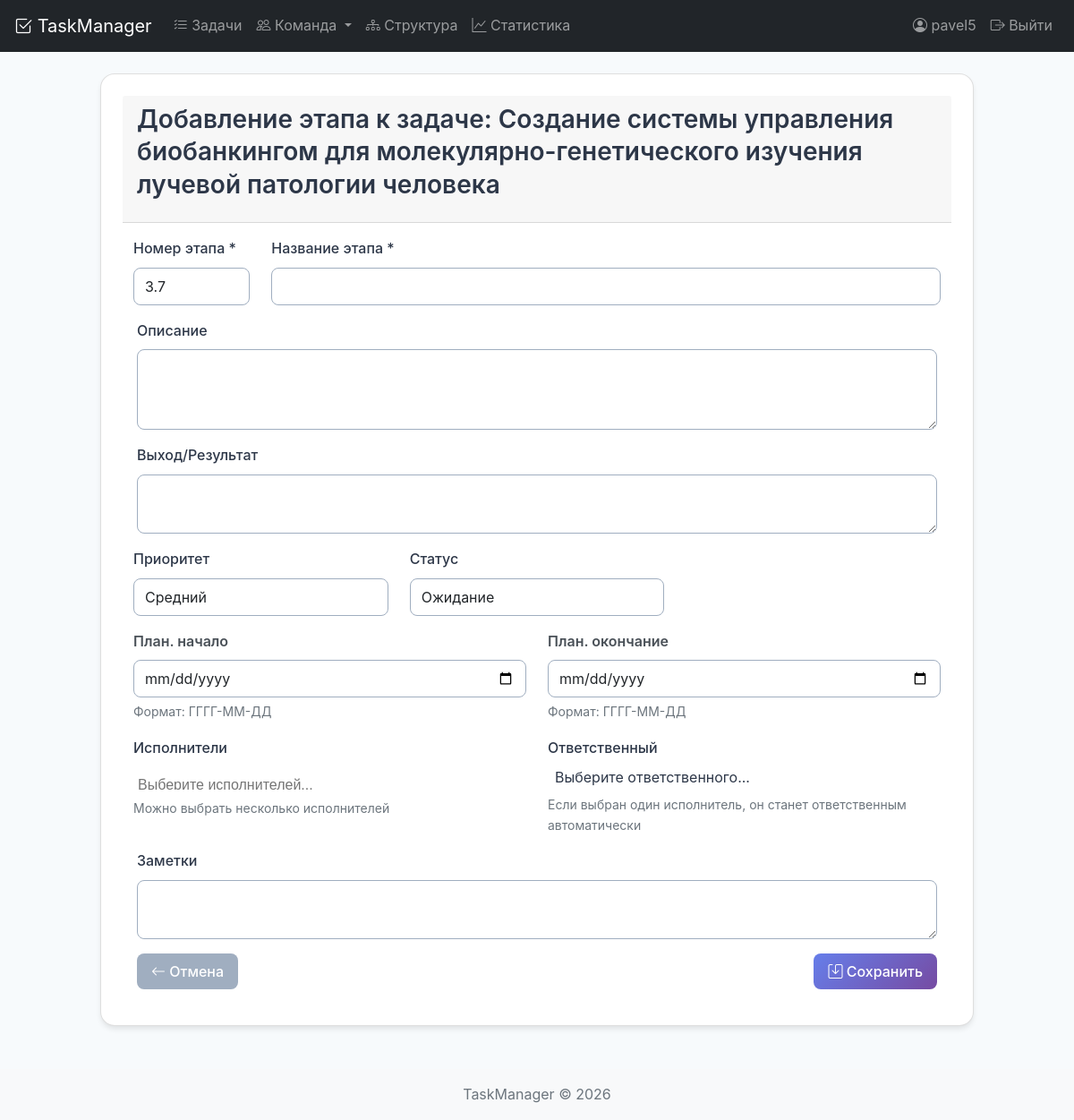
The page /task/1/subtask/create/ (signed in) on the database its author committed.
### tasks/models.py (models this page shows, shortened)
class Subtask(models.Model):
    PRIORITY_CHOICES = [
        ('low', 'Низкий'),
        ('medium', 'Средний'),
        ('high', 'Высокий'),
        ('critical', 'Критический'),
    ]
    task = models.ForeignKey(
        Task,
        on_delete=models.CASCADE,
        verbose_name='Основная задача',
        related_name='subtasks'
    )
    stage_number = models.CharField('Номер этапа', max_length=10)  # Изменено на CharField
    title = models.CharField('Название этапа', max_length=200)
    description = models.TextField('Описание', blank=True, null=True)
    output = models.TextField('Выход/Результат', blank=True, null=True)
    priority = models.CharField(
        'Приоритет',
        max_length=20,
        choices=PRIORITY_CHOICES,
        default='medium'
    )
    performers = models.ManyToManyField(
        Employee,
        verbose_name='Исполнители',
        related_name='subtasks',
        blank=True
    )
    responsible = models.ForeignKey(
        Employee,
        on_delete=models.SET_NULL,
        verbose_name='Ответственный',
        related_name='responsible_subtasks',
        null=True,
        blank=True
    )
    planned_start = models.DateTimeField('Планируемое начало', null=True, blank=True)
    planned_end = models.DateTimeField('Планируемое окончание', null=True, blank=True)
    actual_start = models.DateTimeField('Фактическое начало', null=True, blank=True)
    actual_end = models.DateTimeField('Фактическое окончание', null=True, blank=True)
    STATUS_CHOICES = [
        ('pending', 'Ожидание'),
        ('in_progress', 'В процессе'),
        ('completed', 'Завершен'),
        ('delayed', 'Задержка'),
    ]
    status = models.CharField('Статус', max_length=20, choices=STATUS_CHOICES, default='pending')
    notes = models.TextField('Заметки', blank=True, null=True)
    created_date = models.DateTimeField('Дата создания', auto_now_add=True)
    updated_date = models.DateTimeField('Дата обновления', auto_now=True)
    class Meta:
        verbose_name = 'Подзадача'
        verbose_name_plural = 'Подзадачи'
        ordering = ['stage_number']
        unique_together = ['task', 'stage_number']
        indexes = [
            models.Index(fields=['task'], name='subtask_task_idx'),
            models.Index(fields=['status'], name='subtask_status_idx'),
            models.Index(fields=['priority'], name='subtask_priority_idx'),
            models.Index(fields=['planned_end'], name='subtask_planned_end_idx'),
        ]  # Это теперь работает со строками

### tasks/views/subtask_views.py (the view)
# urls.py: path('task/<int:task_id>/subtask/create/', subtask_create, name='subtask_create'),
@login_required
def subtask_create(request, task_id):
    task = get_object_or_404(Task, id=task_id, user=request.user)
    if request.method == 'POST':
        form = SubtaskForm(request.POST, task=task)
        if form.is_valid():
            subtask = form.save(commit=False)
            subtask.task = task
            subtask.save()
            form.save_m2m()
            if subtask.performers.count() == 1 and not subtask.responsible:
                subtask.responsible = subtask.performers.first()
                subtask.save()
            messages.success(request, f'Этап {subtask.stage_number} успешно создан')
            return redirect('subtask_list', task_id=task.id)
    else:
        form = SubtaskForm(task=task)
    return render(request, 'tasks/subtask_form.html', {
        'form': form,
        'task': task,
        'title': f'Добавление этапа к задаче: {task.title}'
    })

### tasks/templates/tasks/subtask_form.html (shortened to what this page needs)
{% extends 'base.html' %}
{% load static %}
{% block extra_css %}
<link href="https://cdn.jsdelivr.net/npm/select2@4.1.0-rc.0/dist/css/select2.min.css" rel="stylesheet" />
<link href="https://cdn.jsdelivr.net/npm/select2-bootstrap-5-theme@1.3.0/dist/select2-bootstrap-5-theme.min.css" rel="stylesheet" />
{% endblock %}
{% block content %}
<div class="row justify-content-center">
    <div class="col-md-10">
        <div class="card">
            <div class="card-header">
                <h3>{{ title }}</h3>
            </div>
            <div class="card-body">
                <form method="post" novalidate>
                    <div class="row">
                        <div class="col-md-2 mb-3">
                            <label for="{{ form.stage_number.id_for_label }}" class="form-label">
                                Номер этапа *
                            </label>
                            {{ form.stage_number }}
                        </div>
                        <div class="col-md-10 mb-3">
                            <label for="{{ form.title.id_for_label }}" class="form-label">
                                Название этапа *
                            </label>
                            {{ form.title }}
                        </div>
                    </div>
                    <div class="mb-3">
                        <label for="{{ form.description.id_for_label }}" class="form-label">
                            Описание
                        </label>
                        {{ form.description }}
                    </div>
                    <div class="mb-3">
                        <label for="{{ form.output.id_for_label }}" class="form-label">
                            Выход/Результат
                        </label>
                        {{ form.output }}
                    </div>
                    <div class="row">
                        <div class="col-md-4 mb-3">
                            <label for="{{ form.priority.id_for_label }}" class="form-label">
                                Приоритет
                            </label>
                            {{ form.priority }}
                        </div>
                        <div class="col-md-4 mb-3">
                            <label for="{{ form.status.id_for_label }}" class="form-label">
                                Статус
                            </label>
                            {{ form.status }}
                        </div>
                    </div>
                    <div class="row">
                        <div class="col-md-6 mb-3 date-field">
                            <label for="{{ form.planned_start.id_for_label }}" class="form-label">
                                План. начало
                            </label>
                            {{ form.planned_start }}
                            <div class="help-text">Формат: ГГГГ-ММ-ДД</div>
                        </div>
                        <div class="col-md-6 mb-3 date-field">
                            <label for="{{ form.planned_end.id_for_label }}" class="form-label">
                                План. окончание
                            </label>
                            {{ form.planned_end }}
                            <div class="help-text">Формат: ГГГГ-ММ-ДД</div>
                        </div>
                    </div>
                    <div class="row">
                        <div class="col-md-6 mb-3">
                            <label for="{{ form.performers.id_for_label }}" class="form-label">
                                Исполнители
                            </label>
                            <div class="form-text">
                                Можно выбрать несколько исполнителей
                            </div>
                        </div>
                        <div class="col-md-6 mb-3">
                            <label for="{{ form.responsible.id_for_label }}" class="form-label">
                                Ответственный
                            </label>
                            <div class="form-text">
                                Если выбран один исполнитель, он станет ответственным автоматически
                            </div>
                        </div>
                    </div>
                    <div class="mb-3">
                        <label for="{{ form.notes.id_for_label }}" class="form-label">
                            Заметки
                        </label>
                        {{ form.notes }}
                    </div>
                    <div class="d-flex justify-content-between">
                        <a href="{% url 'subtask_list' task.id %}" class="btn btn-secondary">
                            <i class="bi bi-arrow-left"></i> Отмена
                        </a>
                        <button type="submit" class="btn btn-primary">
                            <i class="bi bi-save"></i> Сохранить
                        </button>
                    </div>
                </form>
            </div>
        </div>
    </div>
</div>
{% endblock %}

### tasks/templates/base.html (shortened to what this page needs)
<!DOCTYPE html>
{% load static %}
<html lang="ru">
<head>
    <link href="https://cdn.jsdelivr.net/npm/bootstrap@5.1.3/dist/css/bootstrap.min.css" rel="stylesheet">
    <link rel="stylesheet" href="https://cdn.jsdelivr.net/npm/bootstrap-icons@1.8.1/font/bootstrap-icons.css">
        <link href="{% static 'css/style.css' %}" rel="stylesheet">
    <link href="{% static 'css/style.css' %}" rel="stylesheet">
    {% block extra_css %}{% endblock %}
</head>
<body>
    <nav class="navbar navbar-expand-lg navbar-dark bg-dark">
        <div class="container">
            <a class="navbar-brand" href="{% url 'task_list' %}">
                <i class="bi bi-check2-square"></i> TaskManager
            </a>
            <div class="collapse navbar-collapse" id="navbarNav">
                <ul class="navbar-nav me-auto">
                    <li class="nav-item">
                        <a class="nav-link" href="{% url 'task_list' %}">
                            <i class="bi bi-list-check"></i> Задачи
                        </a>
                    </li>
                    <li class="nav-item dropdown">
                        <a class="nav-link dropdown-toggle" href="#" data-bs-toggle="dropdown">
                            <i class="bi bi-people"></i> Команда
                        </a>
                    </li>
                    <li class="nav-item">
                        <a class="nav-link" href="{% url 'organization_chart' %}">
                            <i class="bi bi-diagram-3"></i> Структура
                        </a>
                    </li>
                    <li class="nav-item">
                        <a class="nav-link" href="{% url 'task_statistics' %}">
                            <i class="bi bi-graph-up"></i> Статистика
                        </a>
                    </li>
                </ul>
                <ul class="navbar-nav">
                    {% if user.is_authenticated %}
                        <li class="nav-item">
                            <span class="nav-link">
                                <i class="bi bi-person-circle"></i> {{ user.username }}
                            </span>
                        </li>
                        <li class="nav-item">
                            <a class="nav-link" href="{% url 'logout' %}">
                                <i class="bi bi-box-arrow-right"></i> Выйти
                            </a>
                        </li>
                    {% endif %}
                </ul>
            </div>
        </div>
    </nav>
    <main class="container mt-4">
        {% block content %}{% endblock %}
    </main>
    <footer class="footer mt-5 py-3 bg-light">
        <div class="container text-center">
            <span class="text-muted">TaskManager © {% now "Y" %}</span>
        </div>
    </footer>
</body>
</html>

### static/css/style.css (style rules this page uses)
:root { --primary-color: #667eea; --secondary-color: #764ba2; --success-color: #48bb78; --danger-color: #f56565; --warning-color: #ecc94b; --info-color: #4299e1; --dark-color: #2d3748; --light-color: #f7fafc; --gray-color: #a0aec0; --shadow-sm: 0 1px 2px 0 rgba(0, 0, 0, 0.05); --shadow-md: 0 4px 6px -1px rgba(0, 0, 0, 0.1); --shadow-lg: 0 10px 15px -3px rgba(0, 0, 0, 0.1); --shadow-xl: 0 20px 25px -5px rgba(0, 0, 0, 0.1); --border-radius-sm: 0.25rem; --border-radius-md: 0.5rem; --border-radius-lg: 1rem; --border-radius-xl: 2rem; --spacing-1: 0.25rem; --spacing-2: 0.5rem; --spacing-3: 0.75rem; --spacing-4: 1rem; --spacing-5: 1.25rem; --spacing-6: 1.5rem; --spacing-8: 2rem; --spacing-10: 2.5rem; --spacing-12: 3rem; }
* { margin: 0; padding: 0; box-sizing: border-box; }
body { font-family: -apple-system, BlinkMacSystemFont, 'Segoe UI', Roboto, 'Helvetica Neue', Arial, sans-serif; background-color: var(--light-color); color: var(--dark-color); line-height: 1.6; }
h1, h2, h3, h4, h5, h6 { font-weight: 600; line-height: 1.3; margin-bottom: var(--spacing-4); }
h3 { font-size: 1.75rem; }
a { color: var(--primary-color); text-decoration: none; transition: color 0.2s; }
.btn { display: inline-block; padding: var(--spacing-2) var(--spacing-4); border-radius: var(--border-radius-md); font-weight: 500; text-align: center; cursor: pointer; transition: all 0.2s; border: none; font-size: 1rem; }
.btn-primary { background: linear-gradient(135deg, var(--primary-color), var(--secondary-color)); color: white; }
.btn-secondary { background-color: var(--gray-color); color: white; }
.card { background: white; border-radius: var(--border-radius-lg); box-shadow: var(--shadow-md); padding: var(--spacing-6); transition: all 0.3s; }
.form-label { display: block; margin-bottom: var(--spacing-2); font-weight: 500; color: var(--dark-color); }
.form-control { width: 100%; padding: var(--spacing-2) var(--spacing-3); border: 1px solid var(--gray-color); border-radius: var(--border-radius-md); font-size: 1rem; transition: all 0.2s; }
.container { max-width: 1200px; margin: 0 auto; padding: 0 var(--spacing-4); }
.row { display: flex; flex-wrap: wrap; margin: 0 calc(-1 * var(--spacing-4)); }
.text-center { text-align: center; }
.mt-4 { margin-top: var(--spacing-4); }
.mt-5 { margin-top: var(--spacing-5); }
.mb-3 { margin-bottom: var(--spacing-3); }

### tasks/templates/tasks/subtask_form.html (style rules this page uses)
.date-field { margin-bottom: 15px; }
.date-field label { font-weight: 600; color: #495057; }
.help-text { font-size: 0.875em; color: #6c757d; margin-top: 5px; }

### rows shown on the page
Subtask: stage_number "3.7", priority "Средний", status "Ожидание"

### other values the page prints
{{ user.username }} "pavel5"
{{ title }} "Добавление этапа к задаче: Создание системы управления биобанкингом для молекулярно-генетического изучения лучевой патологии человека"
